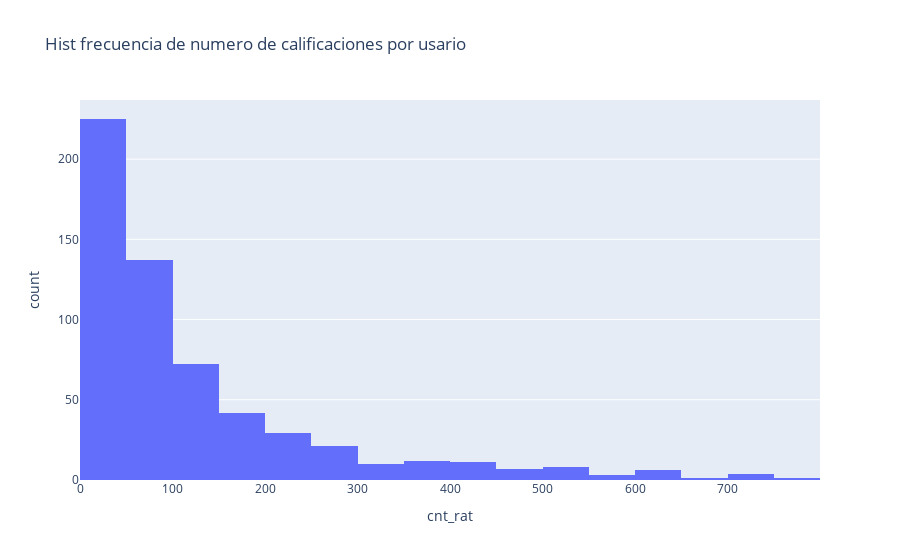

The cell this chart's notebook holds for it:
### Code cell
# Se realiza el histograma de frecuencia del número de calificaciones por usuario con el filtro aplicado 
fig  = px.histogram(rating_users2, x= 'cnt_rat', title= 'Hist frecuencia de numero de calificaciones por usario')
fig.show()

### Figure 1 — Plotly figure (JSON) as saved in the notebook; plotly's stock layout.template omitted (floating-point values rounded to 4 significant figures; data arrays with more than 128 entries replaced by an {"elided": "..."} marker saying what was removed)
{"data": [{"alignmentgroup": "True", "bingroup": "x", "hovertemplate": "cnt_rat=%{x}<br>count=%{y}<extra></extra>", "legendgroup": "", "marker": {"color": "#636efa", "pattern": {"shape": ""}}, "name": "", "offsetgroup": "", "orientation": "v", "showlegend": false, "type": "histogram", "x": {"elided": "589 int values"}, "xaxis": "x", "yaxis": "y"}], "layout": {"barmode": "relative", "legend": {"tracegroupgap": 0}, "title": {"text": "Hist frecuencia de numero de calificaciones por usario"}, "xaxis": {"anchor": "y", "domain": [0, 1], "title": {"text": "cnt_rat"}}, "yaxis": {"anchor": "x", "domain": [0, 1], "title": {"text": "count"}}}}
